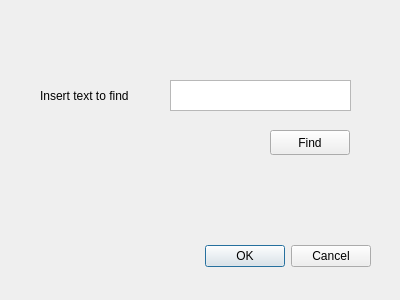
<?xml version="1.0" encoding="UTF-8"?>
<ui version="4.0">
 <class>FindText</class>
 <widget class="QDialog" name="FindText">
  <property name="geometry">
   <rect>
    <x>0</x>
    <y>0</y>
    <width>400</width>
    <height>300</height>
   </rect>
  </property>
  <property name="windowTitle">
   <string>Find Text</string>
  </property>
  <widget class="QDialogButtonBox" name="buttonBox">
   <property name="geometry">
    <rect>
     <x>30</x>
     <y>240</y>
     <width>341</width>
     <height>32</height>
    </rect>
   </property>
   <property name="orientation">
    <enum>Qt::Horizontal</enum>
   </property>
   <property name="standardButtons">
    <set>QDialogButtonBox::Cancel|QDialogButtonBox::Ok</set>
   </property>
  </widget>
  <widget class="QLabel" name="label">
   <property name="geometry">
    <rect>
     <x>40</x>
     <y>80</y>
     <width>121</width>
     <height>31</height>
    </rect>
   </property>
   <property name="text">
    <string>Insert text to find</string>
   </property>
  </widget>
  <widget class="QPushButton" name="pushButton">
   <property name="geometry">
    <rect>
     <x>270</x>
     <y>130</y>
     <width>80</width>
     <height>25</height>
    </rect>
   </property>
   <property name="text">
    <string>Find</string>
   </property>
  </widget>
  <widget class="QPlainTextEdit" name="plainTextEdit2">
   <property name="geometry">
    <rect>
     <x>170</x>
     <y>80</y>
     <width>181</width>
     <height>31</height>
    </rect>
   </property>
  </widget>
 </widget>
 <resources/>
 <connections>
  <connection>
   <sender>buttonBox</sender>
   <signal>accepted()</signal>
   <receiver>FindText</receiver>
   <slot>accept()</slot>
   <hints>
    <hint type="sourcelabel">
     <x>248</x>
     <y>254</y>
    </hint>
    <hint type="destinationlabel">
     <x>157</x>
     <y>274</y>
    </hint>
   </hints>
  </connection>
  <connection>
   <sender>buttonBox</sender>
   <signal>rejected()</signal>
   <receiver>FindText</receiver>
   <slot>reject()</slot>
   <hints>
    <hint type="sourcelabel">
     <x>316</x>
     <y>260</y>
    </hint>
    <hint type="destinationlabel">
     <x>286</x>
     <y>274</y>
    </hint>
   </hints>
  </connection>
 </connections>
</ui>
